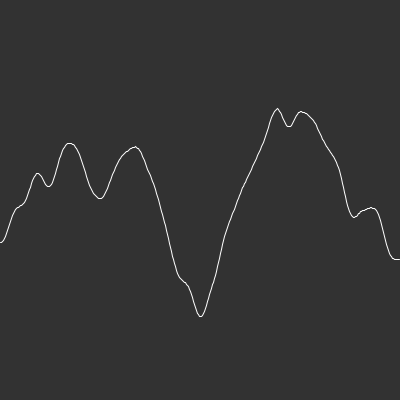
Frame 1 (no input)
Frame 60 (the mouse pressed at the canvas centre just before this capture): identical to frame 1, image omitted
Frame 120 (the mouse held since frame 60 and released just before this capture): identical to frame 1, image omitted

The Processing sketch that drew this single still picture (run headless with seeded random() and noise(); from frame 60 on, the mouse is pressed at the canvas centre):

// Processing sketch: one_d_perlin_noise
// ── one_d_perlin_noise.pde
float inc = 0.01;
float start = 0;


void setup() {
  size(400, 400);
}

void draw() {
  background(50);
  stroke(255);
  noFill();
  beginShape();
  float xoff = start;

  for (int x = 0; x < width; x++) {
    
    float y = noise(xoff) * height;
    vertex(x, y);
    xoff = xoff + inc;
  }
  endShape();
}
